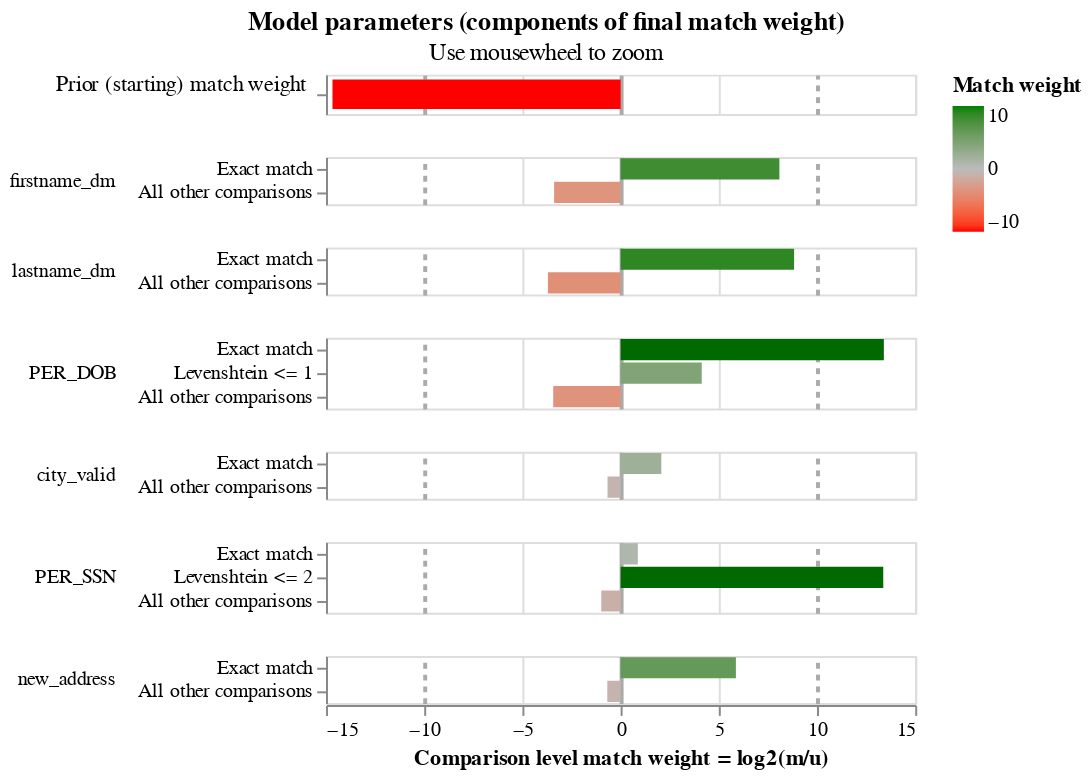

This figure's notebook cell:
### Code cell
# The final estimated match weights
linker.match_weights_chart()

### Figure 1 — Vega-Lite specification as saved in the notebook (floating-point values rounded to 4 significant figures)
{"config": {"view": {"continuousWidth": 300, "continuousHeight": 300, "discreteHeight": 60, "discreteWidth": 400}, "header": {"title": null}, "mark": {"tooltip": null}, "title": {"anchor": "middle"}}, "vconcat": [{"mark": {"type": "bar", "clip": true, "height": 15}, "encoding": {"color": {"field": "log2_bayes_factor", "scale": {"domain": [-10, 0, 10], "interpolate": "lab", "range": ["red", "#bbbbbb", "green"]}, "title": "Match weight", "type": "quantitative"}, "tooltip": [{"field": "comparison_name", "title": "Comparison name", "type": "nominal"}, {"field": "probability_two_random_records_match", "format": ".4f", "title": "Probability two random records match", "type": "nominal"}, {"field": "log2_bayes_factor", "format": ",.4f", "title": "Equivalent match weight", "type": "quantitative"}, {"field": "bayes_factor_description", "title": "Match weight description", "type": "nominal"}], "x": {"axis": {"domain": false, "gridColor": {"condition": {"test": "abs(datum.value / 10)  <= 1 & datum.value % 10 === 0", "value": "#aaa"}, "value": "#ddd"}, "gridDash": {"condition": {"test": "abs(datum.value / 10) == 1", "value": [3]}, "value": null}, "gridWidth": {"condition": {"test": "abs(datum.value / 10)  <= 1 & datum.value % 10 === 0", "value": 2}, "value": 1}, "labels": false, "ticks": false, "title": ""}, "field": "log2_bayes_factor", "scale": {"domain": [-15, 15]}, "type": "quantitative"}, "y": {"axis": {"title": "Prior (starting) match weight", "titleAlign": "right", "titleAngle": 0, "titleFontWeight": "normal"}, "field": "label_for_charts", "sort": {"field": "comparison_vector_value", "order": "descending"}, "type": "nominal"}}, "height": 20, "transform": [{"filter": "(datum.comparison_name == 'probability_two_random_records_match')"}]}, {"mark": {"type": "bar", "clip": true}, "encoding": {"color": {"field": "log2_bayes_factor", "scale": {"domain": [-10, 0, 10], "interpolate": "lab", "range": ["red", "#bbbbbb", "green"]}, "title": "Match weight", "type": "quantitative"}, "row": {"field": "comparison_name", "header": {"labelAlign": "left", "labelAnchor": "middle", "labelAngle": 0}, "sort": {"field": "comparison_sort_order"}, "type": "nominal"}, "tooltip": [{"field": "comparison_name", "title": "Comparison name", "type": "nominal"}, {"field": "label_for_charts", "title": "Label", "type": "ordinal"}, {"field": "sql_condition", "title": "SQL condition", "type": "nominal"}, {"field": "m_probability", "format": ".4f", "title": "M probability", "type": "quantitative"}, {"field": "u_probability", "format": ".4f", "title": "U probability", "type": "quantitative"}, {"field": "bayes_factor", "format": ",.4f", "title": "Bayes factor = m/u", "type": "quantitative"}, {"field": "log2_bayes_factor", "format": ",.4f", "title": "Match weight = log2(m/u)", "type": "quantitative"}, {"field": "bayes_factor_description", "title": "Match weight description", "type": "nominal"}], "x": {"axis": {"gridColor": {"condition": {"test": "abs(datum.value / 10)  <= 1 & datum.value % 10 === 0", "value": "#aaa"}, "value": "#ddd"}, "gridDash": {"condition": {"test": "abs(datum.value / 10) == 1", "value": [3]}, "value": null}, "gridWidth": {"condition": {"test": "abs(datum.value / 10)  <= 1 & datum.value % 10 === 0", "value": 2}, "value": 1}, "title": "Comparison level match weight = log2(m/u)"}, "field": "log2_bayes_factor", "scale": {"domain": [-15, 15]}, "type": "quantitative"}, "y": {"axis": {"title": null}, "field": "label_for_charts", "sort": {"field": "comparison_vector_value", "order": "descending"}, "type": "nominal"}}, "height": {"step": 12}, "resolve": {"axis": {"y": "independent"}, "scale": {"y": "independent"}}, "transform": [{"filter": "(datum.comparison_name != 'probability_two_random_records_match')"}]}], "data": {"name": "data-4682ec5fec027e065243ebf9a0be2b80"}, "params": [{"name": "mouse_zoom", "select": {"type": "interval", "encodings": ["x"]}, "bind": "scales", "views": []}], "resolve": {"axis": {"y": "independent"}, "scale": {"y": "independent"}}, "title": {"text": "Model parameters (components of final match weight)", "subtitle": "Use mousewheel to zoom"}, "$schema": "https://vega.github.io/schema/vega-lite/v5.9.3.json", "datasets": {"data-4682ec5fec027e065243ebf9a0be2b80": [{"comparison_name": "probability_two_random_records_match", "sql_condition": null, "label_for_charts": "", "m_probability": null, "u_probability": null, "m_probability_description": null, "u_probability_description": null, "has_tf_adjustments": false, "tf_adjustment_column": null, "tf_adjustment_weight": null, "is_null_level": false, "bayes_factor": 3.832e-05, "log2_bayes_factor": -14.67, "comparison_vector_value": 0, "max_comparison_vector_value": 0, "bayes_factor_description": "The probability that two random records drawn at random match is 0.000 or one in  26,097.3 records.This is equivalent to a starting match weight of -14.672.", "probability_two_random_records_match": 3.832e-05, "comparison_sort_order": -1}, {"comparison_name": "firstname_dm", "sql_condition": "\"firstname_dm_l\" = \"firstname_dm_r\"", "label_for_charts": "Exact match", "m_probability": 0.9524, "u_probability": 0.00351, "m_probability_description": "Amongst matching record comparisons, 95.24% of records are in the exact match comparison level", "u_probability_description": "Amongst non-matching record comparisons, 0.35% of records are in the exact match comparison level", "has_tf_adjustments": false, "tf_adjustment_column": null, "tf_adjustment_weight": 1.0, "is_null_level": false, "bayes_factor": 271.4, "log2_bayes_factor": 8.084, "comparison_vector_value": 1, "max_comparison_vector_value": 1, "bayes_factor_description": "If comparison level is `exact match` then comparison is 271.35 times more likely to be a match", "probability_two_random_records_match": 3.832e-05, "comparison_sort_order": 0}, {"comparison_name": "firstname_dm", "sql_condition": "ELSE", "label_for_charts": "All other comparisons", "m_probability": 0.09524, "u_probability": 0.9965, "m_probability_description": "Amongst matching record comparisons, 9.52% of records are in the all other comparisons comparison level", "u_probability_description": "Amongst non-matching record comparisons, 99.65% of records are in the all other comparisons comparison level", "has_tf_adjustments": false, "tf_adjustment_column": null, "tf_adjustment_weight": 1.0, "is_null_level": false, "bayes_factor": 0.09557, "log2_bayes_factor": -3.387, "comparison_vector_value": 0, "max_comparison_vector_value": 1, "bayes_factor_description": "If comparison level is `all other comparisons` then comparison is  10.46 times less likely to be a match", "probability_two_random_records_match": 3.832e-05, "comparison_sort_order": 0}, {"comparison_name": "lastname_dm", "sql_condition": "\"lastname_dm_l\" = \"lastname_dm_r\"", "label_for_charts": "Exact match", "m_probability": 0.9617, "u_probability": 0.002109, "m_probability_description": "Amongst matching record comparisons, 96.17% of records are in the exact match comparison level", "u_probability_description": "Amongst non-matching record comparisons, 0.21% of records are in the exact match comparison level", "has_tf_adjustments": false, "tf_adjustment_column": null, "tf_adjustment_weight": 1.0, "is_null_level": false, "bayes_factor": 456.1, "log2_bayes_factor": 8.833, "comparison_vector_value": 1, "max_comparison_vector_value": 1, "bayes_factor_description": "If comparison level is `exact match` then comparison is 456.06 times more likely to be a match", "probability_two_random_records_match": 3.832e-05, "comparison_sort_order": 1}, {"comparison_name": "lastname_dm", "sql_condition": "ELSE", "label_for_charts": "All other comparisons", "m_probability": 0.07663, "u_probability": 0.9979, "m_probability_description": "Amongst matching record comparisons, 7.66% of records are in the all other comparisons comparison level", "u_probability_description": "Amongst non-matching record comparisons, 99.79% of records are in the all other comparisons comparison level", "has_tf_adjustments": false, "tf_adjustment_column": null, "tf_adjustment_weight": 1.0, "is_null_level": false, "bayes_factor": 0.0768, "log2_bayes_factor": -3.703, "comparison_vector_value": 0, "max_comparison_vector_value": 1, "bayes_factor_description": "If comparison level is `all other comparisons` then comparison is  13.02 times less likely to be a match", "probability_two_random_records_match": 3.832e-05, "comparison_sort_order": 1}, {"comparison_name": "PER_DOB", "sql_condition": "\"PER_DOB_l\" = \"PER_DOB_r\"", "label_for_charts": "Exact match", "m_probability": 0.8838, "u_probability": 8.163e-05, "m_probability_description": "Amongst matching record comparisons, 88.38% of records are in the exact match comparison level", "u_probability_description": "Amongst non-matching record comparisons, 0.01% of records are in the exact match comparison level", "has_tf_adjustments": false, "tf_adjustment_column": null, "tf_adjustment_weight": 1.0, "is_null_level": false, "bayes_factor": 10830.0, "log2_bayes_factor": 13.4, "comparison_vector_value": 2, "max_comparison_vector_value": 2, "bayes_factor_description": "If comparison level is `exact match` then comparison is 10,826.74 times more likely to be a match", "probability_two_random_records_match": 3.832e-05, "comparison_sort_order": 2}, {"comparison_name": "PER_DOB", "sql_condition": "levenshtein(\"PER_DOB_l\", \"PER_DOB_r\") <= 1", "label_for_charts": "Levenshtein <= 1", "m_probability": 0.02371, "u_probability": 0.001355, "m_probability_description": "Amongst matching record comparisons, 2.37% of records are in the levenshtein <= 1 comparison level", "u_probability_description": "Amongst non-matching record comparisons, 0.14% of records are in the levenshtein <= 1 comparison level", "has_tf_adjustments": false, "tf_adjustment_column": null, "tf_adjustment_weight": 1.0, "is_null_level": false, "bayes_factor": 17.5, "log2_bayes_factor": 4.129, "comparison_vector_value": 1, "max_comparison_vector_value": 2, "bayes_factor_description": "If comparison level is `levenshtein <= 1` then comparison is 17.50 times more likely to be a match", "probability_two_random_records_match": 3.832e-05, "comparison_sort_order": 2}, {"comparison_name": "PER_DOB", "sql_condition": "ELSE", "label_for_charts": "All other comparisons", "m_probability": 0.09248, "u_probability": 0.9986, "m_probability_description": "Amongst matching record comparisons, 9.25% of records are in the all other comparisons comparison level", "u_probability_description": "Amongst non-matching record comparisons, 99.86% of records are in the all other comparisons comparison level", "has_tf_adjustments": false, "tf_adjustment_column": null, "tf_adjustment_weight": 1.0, "is_null_level": false, "bayes_factor": 0.09261, "log2_bayes_factor": -3.433, "comparison_vector_value": 0, "max_comparison_vector_value": 2, "bayes_factor_description": "If comparison level is `all other comparisons` then comparison is  10.80 times less likely to be a match", "probability_two_random_records_match": 3.832e-05, "comparison_sort_order": 2}, {"comparison_name": "city_valid", "sql_condition": "\"city_valid_l\" = \"city_valid_r\"", "label_for_charts": "Exact match", "m_probability": 0.4359, "u_probability": 0.1038, "m_probability_description": "Amongst matching record comparisons, 43.59% of records are in the exact match comparison level", "u_probability_description": "Amongst non-matching record comparisons, 10.38% of records are in the exact match comparison level", "has_tf_adjustments": true, "tf_adjustment_column": "city_valid", "tf_adjustment_weight": 1.0, "is_null_level": false, "bayes_factor": 4.2, "log2_bayes_factor": 2.07, "comparison_vector_value": 1, "max_comparison_vector_value": 1, "bayes_factor_description": "If comparison level is `exact match` then comparison is 4.20 times more likely to be a match", "probability_two_random_records_match": 3.832e-05, "comparison_sort_order": 3}, {"comparison_name": "city_valid", "sql_condition": "ELSE", "label_for_charts": "All other comparisons", "m_probability": 0.5641, "u_probability": 0.8962, "m_probability_description": "Amongst matching record comparisons, 56.41% of records are in the all other comparisons comparison level", "u_probability_description": "Amongst non-matching record comparisons, 89.62% of records are in the all other comparisons comparison level", "has_tf_adjustments": false, "tf_adjustment_column": null, "tf_adjustment_weight": 1.0, "is_null_level": false, "bayes_factor": 0.6294, "log2_bayes_factor": -0.6679, "comparison_vector_value": 0, "max_comparison_vector_value": 1, "bayes_factor_description": "If comparison level is `all other comparisons` then comparison is  1.59 times less likely to be a match", "probability_two_random_records_match": 3.832e-05, "comparison_sort_order": 3}, {"comparison_name": "PER_SSN", "sql_condition": "\"PER_SSN_l\" = \"PER_SSN_r\"", "label_for_charts": "Exact match", "m_probability": 0.5717, "u_probability": 0.3117, "m_probability_description": "Amongst matching record comparisons, 57.17% of records are in the exact match comparison level", "u_probability_description": "Amongst non-matching record comparisons, 31.17% of records are in the exact match comparison level", "has_tf_adjustments": false, "tf_adjustment_column": null, "tf_adjustment_weight": 1.0, "is_null_level": false, "bayes_factor": 1.834, "log2_bayes_factor": 0.8752, "comparison_vector_value": 2, "max_comparison_vector_value": 2, "bayes_factor_description": "If comparison level is `exact match` then comparison is 1.83 times more likely to be a match", "probability_two_random_records_match": 3.832e-05, "comparison_sort_order": 4}, {"comparison_name": "PER_SSN", "sql_condition": "levenshtein(\"PER_SSN_l\", \"PER_SSN_r\") <= 2", "label_for_charts": "Levenshtein <= 2", "m_probability": 0.0757, "u_probability": 7.138e-06, "m_probability_description": "Amongst matching record comparisons, 7.57% of records are in the levenshtein <= 2 comparison level", "u_probability_description": "Amongst non-matching record comparisons, 0.00% of records are in the levenshtein <= 2 comparison level", "has_tf_adjustments": false, "tf_adjustment_column": null, "tf_adjustment_weight": 1.0, "is_null_level": false, "bayes_factor": 10610.0, "log2_bayes_factor": 13.37, "comparison_vector_value": 1, "max_comparison_vector_value": 2, "bayes_factor_description": "If comparison level is `levenshtein <= 2` then comparison is 10,605.35 times more likely to be a match", "probability_two_random_records_match": 3.832e-05, "comparison_sort_order": 4}, {"comparison_name": "PER_SSN", "sql_condition": "ELSE", "label_for_charts": "All other comparisons", "m_probability": 0.3479, "u_probability": 0.6883, "m_probability_description": "Amongst matching record comparisons, 34.79% of records are in the all other comparisons comparison level", "u_probability_description": "Amongst non-matching record comparisons, 68.83% of records are in the all other comparisons comparison level", "has_tf_adjustments": false, "tf_adjustment_column": null, "tf_adjustment_weight": 1.0, "is_null_level": false, "bayes_factor": 0.5054, "log2_bayes_factor": -0.9846, "comparison_vector_value": 0, "max_comparison_vector_value": 2, "bayes_factor_description": "If comparison level is `all other comparisons` then comparison is  1.98 times less likely to be a match", "probability_two_random_records_match": 3.832e-05, "comparison_sort_order": 4}, {"comparison_name": "new_address", "sql_condition": "\"new_address_l\" = \"new_address_r\"", "label_for_charts": "Exact match", "m_probability": 0.3795, "u_probability": 0.006492, "m_probability_description": "Amongst matching record comparisons, 37.95% of records are in the exact match comparison level", "u_probability_description": "Amongst non-matching record comparisons, 0.65% of records are in the exact match comparison level", "has_tf_adjustments": true, "tf_adjustment_column": "new_address", "tf_adjustment_weight": 1.0, "is_null_level": false, "bayes_factor": 58.45, "log2_bayes_factor": 5.869, "comparison_vector_value": 1, "max_comparison_vector_value": 1, "bayes_factor_description": "If comparison level is `exact match` then comparison is 58.45 times more likely to be a match", "probability_two_random_records_match": 3.832e-05, "comparison_sort_order": 5}, {"comparison_name": "new_address", "sql_condition": "ELSE", "label_for_charts": "All other comparisons", "m_probability": 0.6205, "u_probability": 0.9935, "m_probability_description": "Amongst matching record comparisons, 62.05% of records are in the all other comparisons comparison level", "u_probability_description": "Amongst non-matching record comparisons, 99.35% of records are in the all other comparisons comparison level", "has_tf_adjustments": false, "tf_adjustment_column": null, "tf_adjustment_weight": 1.0, "is_null_level": false, "bayes_factor": 0.6246, "log2_bayes_factor": -0.6791, "comparison_vector_value": 0, "max_comparison_vector_value": 1, "bayes_factor_description": "If comparison level is `all other comparisons` then comparison is  1.60 times less likely to be a match", "probability_two_random_records_match": 3.832e-05, "comparison_sort_order": 5}]}}
